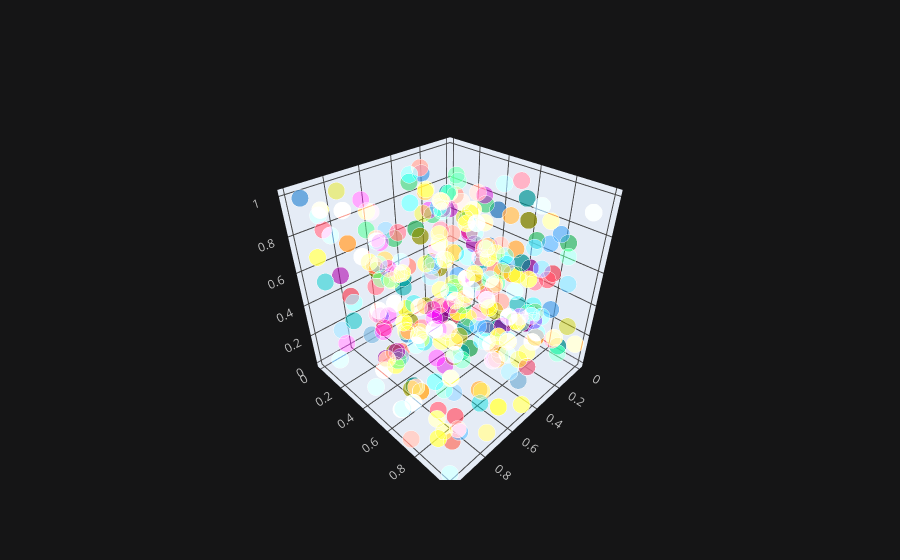

Notebook source saved alongside this figure:
### Code cell
df.iplot(x='a',y='b',z='c', kind='scatter3d')

### Figure 1 — Plotly figure (JSON) as saved in the notebook; plotly's stock layout.template omitted (floating-point values rounded to 4 significant figures; data arrays with more than 128 entries replaced by an {"elided": "..."} marker saying what was removed)
{"data": [{"marker": {"color": {"elided": "300 str values"}, "opacity": 0.8, "size": {"elided": "300 int values"}, "symbol": "circle"}, "mode": "markers", "text": {"elided": "300 str values"}, "type": "scatter3d", "x": {"elided": "300 float values"}, "y": {"elided": "300 float values"}, "z": {"elided": "300 float values"}}], "layout": {"legend": {"bgcolor": "#151516", "font": {"color": "#D9D9D9"}}, "paper_bgcolor": "#151516", "plot_bgcolor": "#151516", "scene": {"xaxis": {"gridcolor": "#434343", "showgrid": true, "tickfont": {"color": "#C2C2C2"}, "title": {"font": {"color": "#D9D9D9"}, "text": ""}, "zerolinecolor": "#666570"}, "yaxis": {"gridcolor": "#434343", "showgrid": true, "tickfont": {"color": "#C2C2C2"}, "title": {"font": {"color": "#D9D9D9"}, "text": ""}, "zerolinecolor": "#666570"}, "zaxis": {"gridcolor": "#434343", "showgrid": true, "tickfont": {"color": "#C2C2C2"}, "title": {"font": {"color": "#D9D9D9"}, "text": ""}, "zerolinecolor": "#666570"}}, "title": {"font": {"color": "#D9D9D9"}}}}
